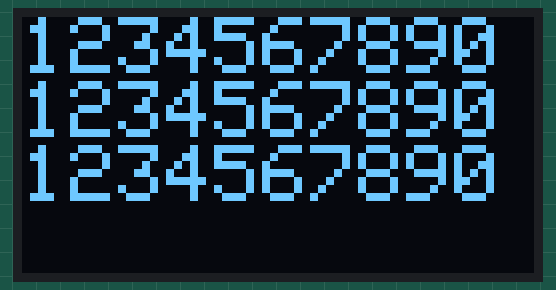
This sketch was run on a simulated Arduino Uno, built with avr-gcc and run on an emulated ATmega328P. Parts: 128×64 one-colour display.

Above: at 0.1 s.

The sketch:

07_LCD_TextSize_2.ino
```cpp
#include <Wire.h>
#include <Adafruit_GFX.h>
#include <Adafruit_SSD1306.h>

#define SCHOOL_NAME "Thinklab High School"
#define CODE_VERSION "v32.5"

#define SCREEN_WIDTH 128
#define SCREEN_HEIGHT 64

#define SCREEN_ADDRESS 0x3C // LCD I2C Address

Adafruit_SSD1306 display(SCREEN_WIDTH, SCREEN_HEIGHT, &Wire, -1);


void setup() {
  Serial.begin(115200);

  if (!display.begin(SSD1306_SWITCHCAPVCC, SCREEN_ADDRESS)) {
    Serial.println(F("SSD1306 allocation failed"));
    for (;;); // Don't proceed, loop forever
  }

  display.clearDisplay();
  display.setTextSize(2);
  display.setTextColor(WHITE);
  display.setCursor(0,0);

  display.println("123456789012345678901234567890");

  display.display();
}

void loop() {

}
```
